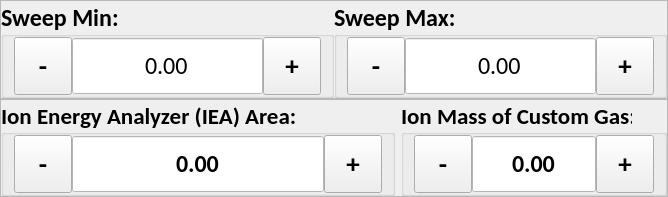
          <widget class="QWidget" name="ion_energy_analyzer_3">
           <layout class="QVBoxLayout" name="verticalLayout_37">
            <property name="spacing">
             <number>0</number>
            </property>
            <property name="leftMargin">
             <number>0</number>
            </property>
            <property name="topMargin">
             <number>0</number>
            </property>
            <property name="rightMargin">
             <number>0</number>
            </property>
            <property name="bottomMargin">
             <number>0</number>
            </property>
            <item>
             <widget class="QFrame" name="frame_11">
              <property name="frameShape">
               <enum>QFrame::StyledPanel</enum>
              </property>
              <property name="frameShadow">
               <enum>QFrame::Raised</enum>
              </property>
              <layout class="QHBoxLayout" name="horizontalLayout_70">
               <property name="spacing">
                <number>0</number>
               </property>
               <property name="leftMargin">
                <number>0</number>
               </property>
               <property name="topMargin">
                <number>0</number>
               </property>
               <property name="rightMargin">
                <number>0</number>
               </property>
               <property name="bottomMargin">
                <number>0</number>
               </property>
               <item>
                <widget class="QGroupBox" name="iea_sweep_min_gb">
                 <property name="font">
                  <font>
                   <family>Calibri</family>
                   <pointsize>18</pointsize>
                   <weight>75</weight>
                   <bold>true</bold>
                  </font>
                 </property>
                 <property name="styleSheet">
                  <string notr="true"/>
                 </property>
                 <property name="title">
                  <string>Sweep Min:</string>
                 </property>
                 <property name="alignment">
                  <set>Qt::AlignLeading|Qt::AlignLeft|Qt::AlignVCenter</set>
                 </property>
                 <layout class="QHBoxLayout" name="horizontalLayout_71">
                  <property name="spacing">
                   <number>0</number>
                  </property>
                  <property name="leftMargin">
                   <number>10</number>
                  </property>
                  <property name="topMargin">
                   <number>0</number>
                  </property>
                  <property name="rightMargin">
                   <number>10</number>
                  </property>
                  <property name="bottomMargin">
                   <number>0</number>
                  </property>
                  <item>
                   <widget class="QToolButton" name="iea_sweep_min_minus">
                    <property name="minimumSize">
                     <size>
                      <width>58</width>
                      <height>58</height>
                     </size>
                    </property>
                    <property name="maximumSize">
                     <size>
                      <width>58</width>
                      <height>58</height>
                     </size>
                    </property>
                    <property name="font">
                     <font>
                      <pointsize>20</pointsize>
                      <weight>75</weight>
                      <bold>true</bold>
                     </font>
                    </property>
                    <property name="text">
                     <string>-</string>
                    </property>
                   </widget>
                  </item>
                  <item>
                   <widget class="QDoubleSpinBox" name="iea_sweep_min_input">
                    <property name="minimumSize">
                     <size>
                      <width>0</width>
                      <height>58</height>
                     </size>
                    </property>
                    <property name="maximumSize">
                     <size>
                      <width>1000</width>
                      <height>58</height>
                     </size>
                    </property>
                    <property name="font">
                     <font>
                      <family>Calibri</family>
                      <pointsize>18</pointsize>
                      <weight>50</weight>
                      <bold>false</bold>
                     </font>
                    </property>
                    <property name="focusPolicy">
                     <enum>Qt::NoFocus</enum>
                    </property>
                    <property name="layoutDirection">
                     <enum>Qt::LeftToRight</enum>
                    </property>
                    <property name="styleSheet">
                     <string notr="true">QDoubleSpinBox {
	background-color: #FFFFFF;
}</string>
                    </property>
                    <property name="alignment">
                     <set>Qt::AlignCenter</set>
                    </property>
                    <property name="readOnly">
                     <bool>true</bool>
                    </property>
                    <property name="buttonSymbols">
                     <enum>QAbstractSpinBox::NoButtons</enum>
                    </property>
                    <property name="correctionMode">
                     <enum>QAbstractSpinBox::CorrectToPreviousValue</enum>
                    </property>
                    <property name="showGroupSeparator" stdset="0">
                     <bool>false</bool>
                    </property>
                    <property name="decimals">
                     <number>2</number>
                    </property>
                    <property name="minimum">
                     <double>-10000.000000000000000</double>
                    </property>
                    <property name="maximum">
                     <double>10000.000000000000000</double>
                    </property>
                   </widget>
                  </item>
                  <item>
                   <widget class="QToolButton" name="iea_sweep_min_plus">
                    <property name="minimumSize">
                     <size>
                      <width>58</width>
                      <height>58</height>
                     </size>
                    </property>
                    <property name="maximumSize">
                     <size>
                      <width>16777215</width>
                      <height>58</height>
                     </size>
                    </property>
                    <property name="font">
                     <font>
                      <pointsize>20</pointsize>
                      <weight>75</weight>
                      <bold>true</bold>
                     </font>
                    </property>
                    <property name="focusPolicy">
                     <enum>Qt::NoFocus</enum>
                    </property>
                    <property name="text">
                     <string>+</string>
                    </property>
                   </widget>
                  </item>
                 </layout>
                </widget>
               </item>
               <item>
                <widget class="QGroupBox" name="iea_sweep_max_gb">
                 <property name="font">
                  <font>
                   <family>Calibri</family>
                   <pointsize>18</pointsize>
                   <weight>75</weight>
                   <bold>true</bold>
                  </font>
                 </property>
                 <property name="styleSheet">
                  <string notr="true"/>
                 </property>
                 <property name="title">
                  <string>Sweep Max:</string>
                 </property>
                 <property name="alignment">
                  <set>Qt::AlignLeading|Qt::AlignLeft|Qt::AlignVCenter</set>
                 </property>
                 <layout class="QHBoxLayout" name="horizontalLayout_72">
                  <property name="spacing">
                   <number>0</number>
                  </property>
                  <property name="leftMargin">
                   <number>10</number>
                  </property>
                  <property name="topMargin">
                   <number>0</number>
                  </property>
                  <property name="rightMargin">
                   <number>10</number>
                  </property>
                  <property name="bottomMargin">
                   <number>0</number>
                  </property>
                  <item>
                   <widget class="QToolButton" name="iea_sweep_max_minus">
                    <property name="minimumSize">
                     <size>
                      <width>58</width>
                      <height>58</height>
                     </size>
                    </property>
                    <property name="maximumSize">
                     <size>
                      <width>58</width>
                      <height>58</height>
                     </size>
                    </property>
                    <property name="font">
                     <font>
                      <pointsize>20</pointsize>
                      <weight>75</weight>
                      <bold>true</bold>
                     </font>
                    </property>
                    <property name="text">
                     <string>-</string>
                    </property>
                   </widget>
                  </item>
                  <item>
                   <widget class="QDoubleSpinBox" name="iea_sweep_max_input">
                    <property name="minimumSize">
                     <size>
                      <width>0</width>
                      <height>58</height>
                     </size>
                    </property>
                    <property name="maximumSize">
                     <size>
                      <width>1000</width>
                      <height>58</height>
                     </size>
                    </property>
                    <property name="font">
                     <font>
                      <family>Calibri</family>
                      <pointsize>18</pointsize>
                      <weight>50</weight>
                      <bold>false</bold>
                     </font>
                    </property>
                    <property name="focusPolicy">
                     <enum>Qt::NoFocus</enum>
                    </property>
                    <property name="layoutDirection">
                     <enum>Qt::LeftToRight</enum>
                    </property>
                    <property name="styleSheet">
                     <string notr="true">QDoubleSpinBox {
	background-color: #FFFFFF;
}</string>
                    </property>
                    <property name="alignment">
                     <set>Qt::AlignCenter</set>
                    </property>
                    <property name="readOnly">
                     <bool>true</bool>
                    </property>
                    <property name="buttonSymbols">
                     <enum>QAbstractSpinBox::NoButtons</enum>
                    </property>
                    <property name="correctionMode">
                     <enum>QAbstractSpinBox::CorrectToPreviousValue</enum>
                    </property>
                    <property name="showGroupSeparator" stdset="0">
                     <bool>false</bool>
                    </property>
                    <property name="decimals">
                     <number>2</number>
                    </property>
                    <property name="minimum">
                     <double>-10000.000000000000000</double>
                    </property>
                    <property name="maximum">
                     <double>10000.000000000000000</double>
                    </property>
                   </widget>
                  </item>
                  <item>
                   <widget class="QToolButton" name="iea_sweep_max_plus">
                    <property name="minimumSize">
                     <size>
                      <width>58</width>
                      <height>58</height>
                     </size>
                    </property>
                    <property name="maximumSize">
                     <size>
                      <width>16777215</width>
                      <height>58</height>
                     </size>
                    </property>
                    <property name="font">
                     <font>
                      <pointsize>20</pointsize>
                      <weight>75</weight>
                      <bold>true</bold>
                     </font>
                    </property>
                    <property name="focusPolicy">
                     <enum>Qt::NoFocus</enum>
                    </property>
                    <property name="text">
                     <string>+</string>
                    </property>
                   </widget>
                  </item>
                 </layout>
                </widget>
               </item>
              </layout>
             </widget>
            </item>
            <item>
             <widget class="QFrame" name="frame_3">
              <property name="frameShape">
               <enum>QFrame::StyledPanel</enum>
              </property>
              <property name="frameShadow">
               <enum>QFrame::Raised</enum>
              </property>
              <layout class="QHBoxLayout" name="horizontalLayout_5">
               <property name="leftMargin">
                <number>0</number>
               </property>
               <property name="topMargin">
                <number>0</number>
               </property>
               <property name="rightMargin">
                <number>0</number>
               </property>
               <property name="bottomMargin">
                <number>0</number>
               </property>
               <item>
                <widget class="QGroupBox" name="iea_area_gb">
                 <property name="minimumSize">
                  <size>
                   <width>394</width>
                   <height>92</height>
                  </size>
                 </property>
                 <property name="maximumSize">
                  <size>
                   <width>16777215</width>
                   <height>1000</height>
                  </size>
                 </property>
                 <property name="font">
                  <font>
                   <family>Calibri</family>
                   <pointsize>17</pointsize>
                   <weight>75</weight>
                   <bold>true</bold>
                  </font>
                 </property>
                 <property name="styleSheet">
                  <string notr="true"/>
                 </property>
                 <property name="title">
                  <string>Ion Energy Analyzer (IEA) Area:</string>
                 </property>
                 <property name="alignment">
                  <set>Qt::AlignLeading|Qt::AlignLeft|Qt::AlignVCenter</set>
                 </property>
                 <layout class="QHBoxLayout" name="horizontalLayout_17">
                  <property name="spacing">
                   <number>0</number>
                  </property>
                  <property name="leftMargin">
                   <number>10</number>
                  </property>
                  <property name="topMargin">
                   <number>0</number>
                  </property>
                  <property name="rightMargin">
                   <number>10</number>
                  </property>
                  <property name="bottomMargin">
                   <number>0</number>
                  </property>
                  <item>
                   <widget class="QToolButton" name="iea_area_minus_btn">
                    <property name="minimumSize">
                     <size>
                      <width>58</width>
                      <height>58</height>
                     </size>
                    </property>
                    <property name="maximumSize">
                     <size>
                      <width>58</width>
                      <height>58</height>
                     </size>
                    </property>
                    <property name="font">
                     <font>
                      <pointsize>20</pointsize>
                      <weight>75</weight>
                      <bold>true</bold>
                     </font>
                    </property>
                    <property name="text">
                     <string>-</string>
                    </property>
                   </widget>
                  </item>
                  <item>
                   <widget class="QDoubleSpinBox" name="iea_area_output">
                    <property name="minimumSize">
                     <size>
                      <width>0</width>
                      <height>58</height>
                     </size>
                    </property>
                    <property name="maximumSize">
                     <size>
                      <width>1000</width>
                      <height>58</height>
                     </size>
                    </property>
                    <property name="font">
                     <font>
                      <family>Calibri</family>
                      <pointsize>18</pointsize>
                     </font>
                    </property>
                    <property name="focusPolicy">
                     <enum>Qt::NoFocus</enum>
                    </property>
                    <property name="layoutDirection">
                     <enum>Qt::LeftToRight</enum>
                    </property>
                    <property name="styleSheet">
                     <string notr="true">QDoubleSpinBox {
	background-color: #FFFFFF;
}</string>
                    </property>
                    <property name="alignment">
                     <set>Qt::AlignCenter</set>
                    </property>
                    <property name="readOnly">
                     <bool>true</bool>
                    </property>
                    <property name="buttonSymbols">
                     <enum>QAbstractSpinBox::NoButtons</enum>
                    </property>
                    <property name="correctionMode">
                     <enum>QAbstractSpinBox::CorrectToPreviousValue</enum>
                    </property>
                    <property name="showGroupSeparator" stdset="0">
                     <bool>false</bool>
                    </property>
                    <property name="decimals">
                     <number>2</number>
                    </property>
                    <property name="minimum">
                     <double>-10000.000000000000000</double>
                    </property>
                    <property name="maximum">
                     <double>10000.000000000000000</double>
                    </property>
                    <property name="singleStep">
                     <double>1.000000000000000</double>
                    </property>
                   </widget>
                  </item>
                  <item>
                   <widget class="QToolButton" name="iea_area_plus_btn">
                    <property name="minimumSize">
                     <size>
                      <width>58</width>
                      <height>58</height>
                     </size>
                    </property>
                    <property name="maximumSize">
                     <size>
                      <width>16777215</width>
                      <height>58</height>
                     </size>
                    </property>
                    <property name="font">
                     <font>
                      <pointsize>20</pointsize>
                      <weight>75</weight>
                      <bold>true</bold>
                     </font>
                    </property>
                    <property name="focusPolicy">
                     <enum>Qt::NoFocus</enum>
                    </property>
                    <property name="text">
                     <string>+</string>
                    </property>
                   </widget>
                  </item>
                 </layout>
                </widget>
               </item>
               <item>
                <widget class="QGroupBox" name="iea_mass_gb">
                 <property name="minimumSize">
                  <size>
                   <width>0</width>
                   <height>0</height>
                  </size>
                 </property>
                 <property name="maximumSize">
                  <size>
                   <width>16777215</width>
                   <height>1000</height>
                  </size>
                 </property>
                 <property name="font">
                  <font>
                   <family>Calibri</family>
                   <pointsize>17</pointsize>
                   <weight>75</weight>
                   <bold>true</bold>
                  </font>
                 </property>
                 <property name="styleSheet">
                  <string notr="true"/>
                 </property>
                 <property name="title">
                  <string>Ion Mass of Custom Gas:</string>
                 </property>
                 <property name="alignment">
                  <set>Qt::AlignLeading|Qt::AlignLeft|Qt::AlignVCenter</set>
                 </property>
                 <layout class="QHBoxLayout" name="horizontalLayout_18">
                  <property name="spacing">
                   <number>0</number>
                  </property>
                  <property name="leftMargin">
                   <number>10</number>
                  </property>
                  <property name="topMargin">
                   <number>0</number>
                  </property>
                  <property name="rightMargin">
                   <number>10</number>
                  </property>
                  <property name="bottomMargin">
                   <number>0</number>
                  </property>
                  <item>
                   <widget class="QToolButton" name="iea_mass_minus_btn">
                    <property name="minimumSize">
                     <size>
                      <width>58</width>
                      <height>58</height>
                     </size>
                    </property>
                    <property name="maximumSize">
                     <size>
                      <width>58</width>
                      <height>58</height>
                     </size>
                    </property>
                    <property name="font">
                     <font>
                      <pointsize>20</pointsize>
                      <weight>75</weight>
                      <bold>true</bold>
                     </font>
                    </property>
                    <property name="text">
                     <string>-</string>
                    </property>
                   </widget>
                  </item>
                  <item>
                   <widget class="QDoubleSpinBox" name="iea_mass_output">
                    <property name="minimumSize">
                     <size>
                      <width>0</width>
                      <height>58</height>
                     </size>
                    </property>
                    <property name="maximumSize">
                     <size>
                      <width>1000</width>
                      <height>58</height>
                     </size>
                    </property>
                    <property name="font">
                     <font>
                      <family>Calibri</family>
                      <pointsize>18</pointsize>
                     </font>
                    </property>
                    <property name="focusPolicy">
                     <enum>Qt::NoFocus</enum>
                    </property>
                    <property name="layoutDirection">
                     <enum>Qt::LeftToRight</enum>
                    </property>
                    <property name="styleSheet">
                     <string notr="true">QDoubleSpinBox {
	background-color: #FFFFFF;
}</string>
                    </property>
                    <property name="alignment">
                     <set>Qt::AlignCenter</set>
                    </property>
                    <property name="readOnly">
                     <bool>true</bool>
                    </property>
                    <property name="buttonSymbols">
                     <enum>QAbstractSpinBox::NoButtons</enum>
                    </property>
                    <property name="correctionMode">
                     <enum>QAbstractSpinBox::CorrectToPreviousValue</enum>
                    </property>
                    <property name="showGroupSeparator" stdset="0">
                     <bool>false</bool>
                    </property>
                    <property name="decimals">
                     <number>2</number>
                    </property>
                    <property name="minimum">
                     <double>-10000.000000000000000</double>
                    </property>
                    <property name="maximum">
                     <double>10000.000000000000000</double>
                    </property>
                    <property name="singleStep">
                     <double>1.000000000000000</double>
                    </property>
                   </widget>
                  </item>
                  <item>
                   <widget class="QToolButton" name="iea_mass_plus_btn">
                    <property name="minimumSize">
                     <size>
                      <width>58</width>
                      <height>58</height>
                     </size>
                    </property>
                    <property name="maximumSize">
                     <size>
                      <width>16777215</width>
                      <height>58</height>
                     </size>
                    </property>
                    <property name="font">
                     <font>
                      <pointsize>20</pointsize>
                      <weight>75</weight>
                      <bold>true</bold>
                     </font>
                    </property>
                    <property name="focusPolicy">
                     <enum>Qt::NoFocus</enum>
                    </property>
                    <property name="text">
                     <string>+</string>
                    </property>
                   </widget>
                  </item>
                 </layout>
                </widget>
               </item>
              </layout>
             </widget>
            </item>
           </layout>
          </widget>
